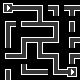

A level layout from a 2D game, rendered from its tile map. Below: a short description, then the map file with its tile-grid data intact:
An orthogonal 5x5 tile map with 16x16 px tiles, 1 tile layer (Tile Layer 1).

<map version="1.10" tiledversion="1.11.2" orientation="orthogonal" renderorder="right-down" width="5" height="5" tilewidth="16" tileheight="16" infinite="0" nextlayerid="2" nextobjectid="1">
 <tileset firstgid="1" source="pipes.tsx" />
 <layer id="1" name="Tile Layer 1" width="5" height="5">
  <data encoding="csv">
17,1,2684354562,2684354562,4,
2,1610612739,3221225476,2684354562,3,
2684354561,2,4,3221225474,2,
1610612739,3221225474,1610612738,2684354562,2,
3,1610612738,1,1610612738,3221225505
</data>
 </layer>
</map>